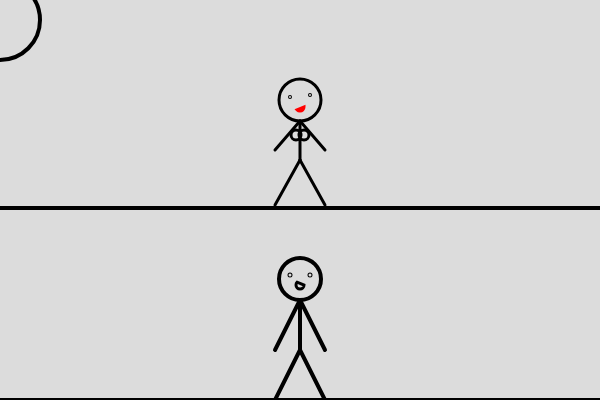
Frame 1 (no input)
Frame 60 (no input): identical to frame 1, image omitted
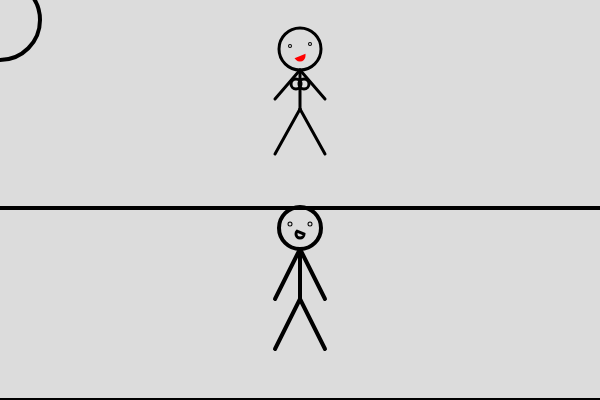
Frame 120 (the mouse pressed at the canvas centre since frame 60)

The p5.js sketch that drew these frames (run headless with seeded random() and noise() and a simulated clock; from frame 60 on, the mouse is pressed at the canvas centre):

// p5.js sketch
// ── sketch.js
let input
var x = 300
var x2 = 300
var speed = 0
var speed2 = 0
var y = 0
var hop = 0


function setup() {
  createCanvas(600, 400);
}

function draw() {
  background(220);
  stroke(0);
  strokeWeight(4);
  noFill();
  circle(0, 20, 80); //sol/måne
  // Mand
  circle(x, 279 - y, 42); //hoved
  line(x, 350 - y, x, 300 - y); //krop
  line(x + 25, 350 - y, x, 300 - y); //højre arm
  line(x - 25, 350 - y, x, 300 - y); //venstre arm
  line(x, 350 - y, x - 25, 400 - y); //venstre ben
  line(x, 350 - y, x + 25, 400 - y); //højre ben
  line(0, 400, 600, 400);
  line(0, 208, 600, 208);
  circle(x + 10, 275 - y, 1);
  circle(x - 10, 275 - y, 1);
  strokeWeight(3);
  stroke('black')
  arc(x, 285 - y, 8, 8, 0, PI + QUARTER_PI, CHORD);
  // Kvinde
  circle(x2, 100 - y, 42); //hoved
  circle(x2 - 4, 135 - y, 10);
  circle(x2 + 4, 135 - y, 10);
  line(x2, 160 - y, x2, 121 - y); //krop
  line(x2 + 25, 150 - y, x2, 121 - y); //højre arm
  line(x2 - 25, 150 - y, x2, 121 - y); //venstre arm
  line(x2, 160 - y, x2 - 25, 205 - y); //venstre ben
  line(x2, 160 - y, x2 + 25, 205 - y); //højre ben
  line(0, 208, 600, 208); // Spejl
  circle(x2 + 10, 95 - y, 1);
  circle(x2 - 10, 97 - y, 1);
  strokeWeight(3);
  stroke('red')
  arc(x2, 107 - y, 8, 8, 0, PI - QUARTER_PI, CHORD);

  if (keyIsPressed) {
    speed = 15
    speed2 = -15
  }

  if (mouseIsPressed) {
    hop = 3
  }
  if (y > height - 350 && hop > 0) {
    hop = -3;

  } else {
    if (y < height - 400 && hop < 0) {
      hop = 0
    }

    if (x > width - 50 && speed > 0) {
      speed = -15;

    } else {
      if (x < width - 550 && speed < 0) {
        speed = 15
      }

      if (x2 > width - 50 && speed > 0) {
        speed2 = -15;

      } else {
        if (x2 < width - 550 && speed < 0) {
          speed2 = 15;
        }
      }
    }
  }
  

  x2 = x2 + speed2;
  x = x + speed;
  y = y + hop;
}
// ── style.css
body {
    background-color:  rgb(73, 73, 73);
}

h1 {
    text-align: center;
    background-color: rgb(59, 59, 59);
    color: white;
    margin: 20px;
    border: 1px solid black;
}

.Stickman {
    position: relative;
    left: 50%;
    top: 50%;
    -ms-transform: translateX(-50%);
    transform: translateX(-50%);
}

.btn-group button {
    float: left;
    position: relative;
    background-color: rgb(59, 59, 59);
    border: 1px solid black;
    color: white;
    padding: 10px 30px;
    cursor: pointer;

}

.btn-group button:not(:last-child) {
    border-right: none;
}

.btn-group::after {
    content: "";
    clear: both;
}

.btn-group button:hover {
    background-color: rgb(119, 119, 119);
}

.btn-1 {
    margin: 0;
    position: absolute;
    top: 10.7%;
    left: 50%;
    -ms-transform: translateX(-50%);
    transform: translateX(-50%);
}

button {
    font-family: cursive;
    font-size: 300;
    text-decoration: underline overline double white;
    border-radius: 12px; 
    box-shadow: 0 8px 16px 0 rgba(0,0,0,0.2), 0 6px 20px 0 rgba(0,0,0,0.19);
}
